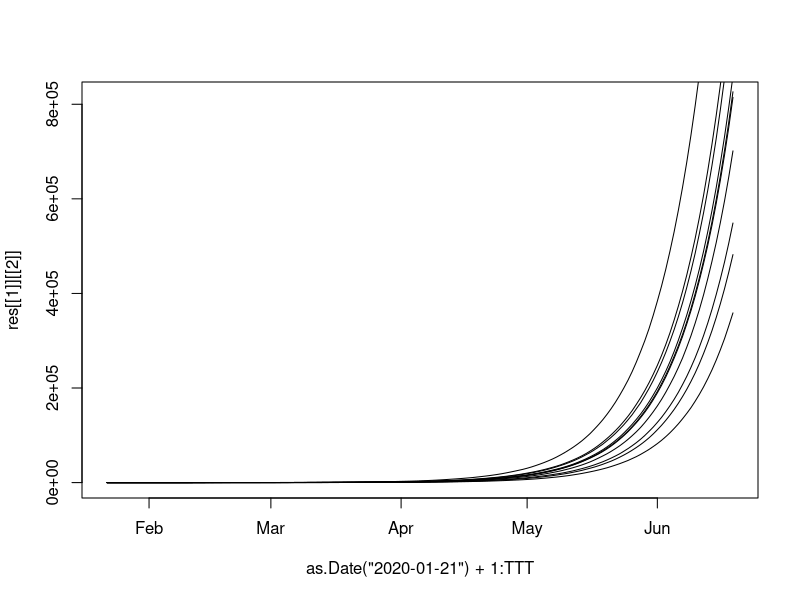

Here is the R script that generated this plot:
res <- list()
for (k in 1:10){

#Starting over from scratch.  
#reproduction number 2.28?
#Start with N people
N <- 330000000
#Number of days to simulate
TTT <- 150

#Simulate number of new infections.  
#Take those new infections and put them into buckets of death, hospitalization, or regular infected.  
#Then use an exponential distribution to model length of infection time.  
# Then move people to recovered  


library(Matrix)
#1 of them is infected
S <- I <- R <- M <- rep(NA,TTT)
H_mat <- I_mat <- R_mat <- matrix(0,nrow = TTT, ncol = TTT)

H_mat <- as(H_mat, "sparseMatrix") 
I_mat <- as(I_mat, "sparseMatrix") 
R_mat <- as(R_mat, "sparseMatrix") 

#Let's make a matrix! 
#rows are like day infected and columns are if you are still infects.  

S[1] <- N; I[1] <- 1; R[1] <- 0
#H_mat <- I_mat <- R_mat <- matrix(0,nrow = TTT, ncol = TTT)

#new infections
I_mat[1,1] <- I[1]

#new deaths
M[1] <- rbinom(1,I_mat[1,1],0.02)
#new hospitalizations
H_mat[1,1] <- rbinom(1,I_mat[1,1] - M[1],0.1)


#Ok now everything is initialized.  Now update stuff.  
S[2] <- S[1] - I_mat[1,1]
recovery_time <- round(rexp(I_mat[1,1],1/14))
recovery_time[recovery_time >= TTT] <- TTT 
#Recover time for everyone
I_mat[1,] <- c(rep(0,1-1),(I_mat[1,1] - cumsum(table(factor(recovery_time, levels = 1:TTT)))[1:(TTT-1+1)]))
R_mat[1,] <- c(rep(0,1-1),(cumsum(table(factor(recovery_time, levels = 1:TTT)))[1:(TTT-1+1)]))


for (i in 2:TTT){print(i)
#new infections
  beta <- .16
I_mat[i,i] <- max(1,rbinom(1,S[i],beta*I[i-1]/N))

#new deaths
M[i] <- rbinom(1,I_mat[i,i],0.02)
#new hospitalizations
H_mat[i,i] <- rbinom(1,I_mat[i,i] - M[i],0.1)


#Ok now everything is initialized.  Now update stuff.  

S[i+1] <- S[i] - I_mat[i,i]
recovery_time <- round(rexp(I_mat[i,i],1/14))
recovery_time[recovery_time >= TTT] <- TTT 
#Recover time for everyone
I_mat[i,] <- c(rep(0,i-1),(I_mat[i,i] - cumsum(table(factor(recovery_time, levels = 1:TTT)))[1:(TTT-i+1)]))
R_mat[i,] <- c(rep(0,i-1),(cumsum(table(factor(recovery_time, levels = 1:TTT)))[1:(TTT-i+1)]))

I[i] <- sum(I_mat[,i])

R[i] <- sum(R_mat[,i])

}

res[[k]] <- list(S, I , R)
}


plot(as.Date("2020-01-21") + 1:TTT,res[[1]][[2]], type = "l")
for(k in 2:10){
points(as.Date("2020-01-21") + 1:TTT,res[[k]][[2]], type = "l")
}
